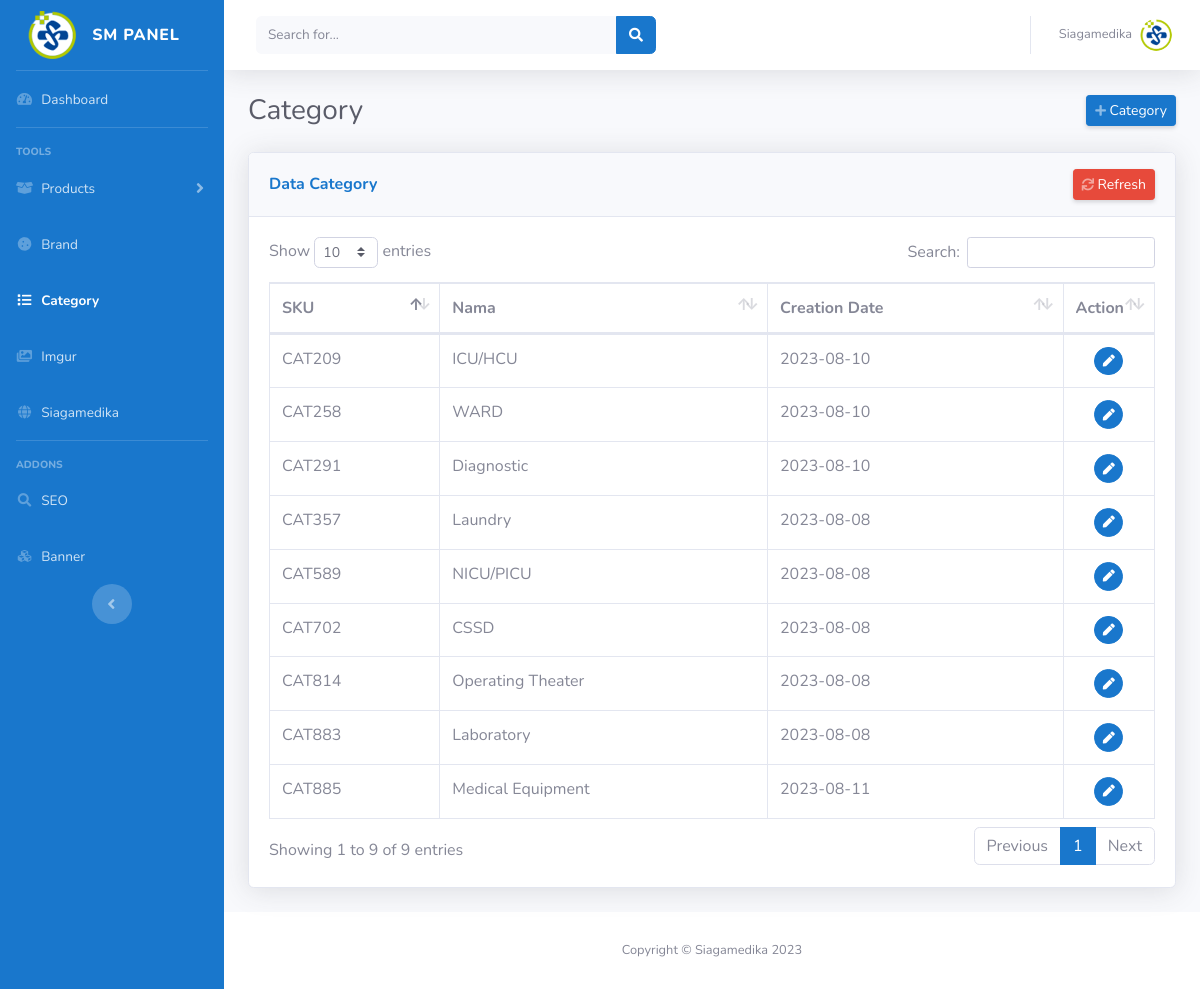
/admin_controller/kategori.php (signed in), run on an earlier commit of the app's database.
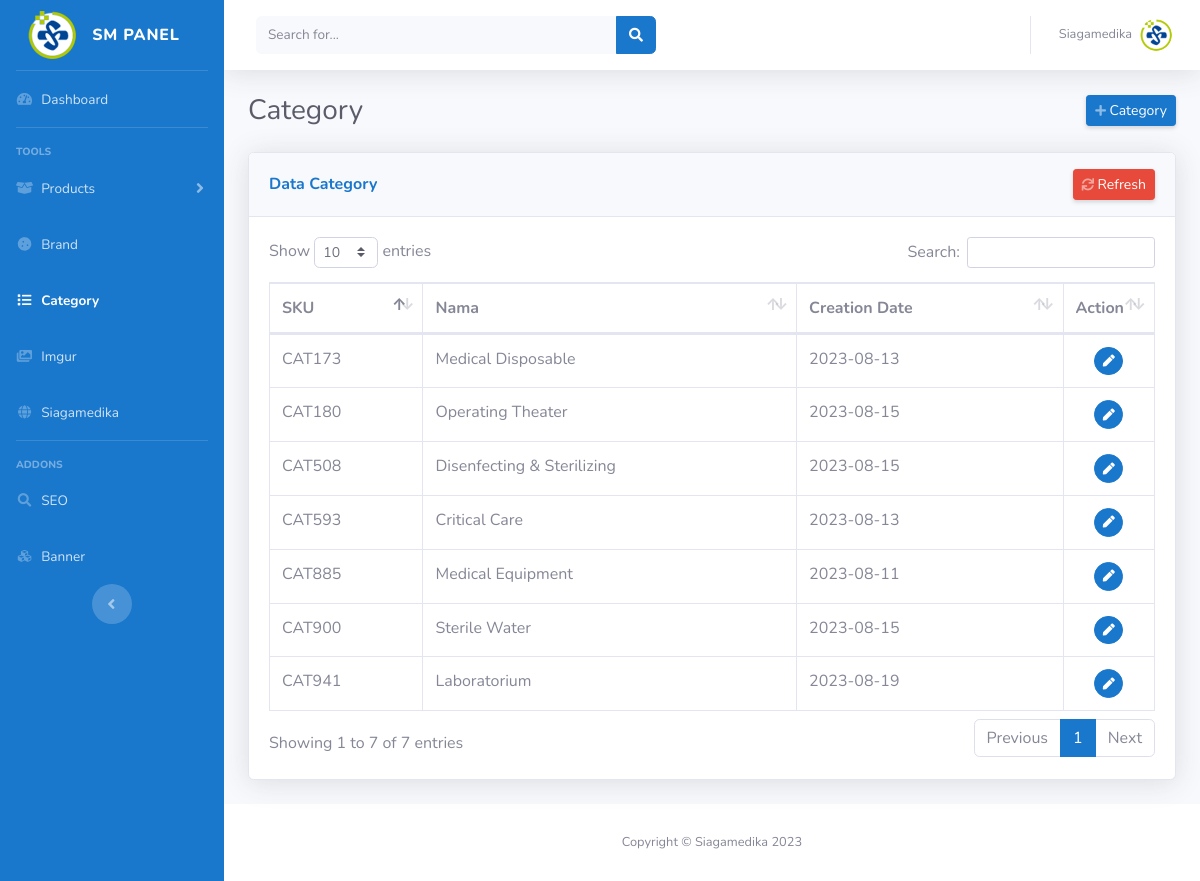
And on a later commit of the database.
### tables this page shows
CREATE TABLE `kategori` (
  `kode_kategori` varchar(300) NOT NULL,
  `NamaKategori` varchar(100) NOT NULL,
  `Tanggal` date NOT NULL
);

### admin_controller/kategori.php (the view, shortened to what this page needs)
<?php
$current_page = 'kategori';
?>
<!DOCTYPE html>
<html lang="en">
<head>
    <?php include('layout/css.php')?>
</head>
<body id="page-top">
    <div id="wrapper">
        <?php include('layout/side_nav.php') ?>
        <div id="content-wrapper" class="d-flex flex-column">
            <div id="content">
               <?php include ('layout/nav.php') ?>
                <div class="container-fluid">
                    <div class="d-sm-flex align-items-center justify-content-between mb-4">
                        <h1 class="h3 mb-0 text-gray-800">Category</h1>
                        <button class="d-none d-sm-inline-block btn btn-sm btn-primary shadow-sm" data-toggle="modal" data-target="#AddCategory"><i class="fas fa-plus fa-sm text-white-50"></i> Category</button>
                    </div>
                    <?php
                    include '../koneksi.php';
                    $query = "SELECT NamaKategori, kode_kategori, Tanggal FROM kategori";
                    $result = mysqli_query($koneksi, $query);
                    $data = array();
                    while ($row = mysqli_fetch_assoc($result)) {
                        $data[] = $row;
                    }
                    ?>
                    <div class="card shadow mb-4">
                        <div class="card-header d-sm-flex align-items-center justify-content-between py-3">
                            <h6 class="m-0 font-weight-bold text-primary">Data Category</h6>
                            <button class="d-none d-sm-inline-block btn btn-sm btn-danger shadow-sm" onclick="location.reload();"><i class="fas fa-sync fa-sm text-white-50"></i> Refresh</button>
                        </div>
                        <div class="card-body">
                            <div class="table-responsive">
                                <table class="table table-bordered text-nowrap" id="brand_table" width="100%" cellspacing="0">
                                    <thead>
                                        <tr>
                                            <th>SKU</th>
                                            <th>Nama</th>
                                            <th>Creation Date</th>
                                            <th width="10" >Action</th>
                                        </tr>
                                    </thead>
                                    <tbody>
                                        <?php foreach ($data as $row): ?>
                                            <tr>
                                                <td><?php echo $row['kode_kategori']; ?></td>
                                                <td contenteditable="false" class="editable-cell" data-column="NamaKategori" data-original-value="<?php echo $row['NamaKategori']; ?>"><?php echo $row['NamaKategori']; ?></td>
                                                <td><?php echo $row['Tanggal']; ?></td>
                                                <td class="text-center">
                                                    <button class="btn btn-primary btn-circle btn-sm edit-save-cat" data-id_cat="<?php echo $row['kode_kategori']; ?>"><i class="fas fa-pen"></i></button>
                                                </td>
                                            </tr>
                                        <?php endforeach; ?>
                                    </tbody>
                                </table>
                            </div>
                        </div>
                    </div>
                </div>
            </div>
           <?php include('layout/footer.php')?>
        </div>
    </div>
</body>
</html>

### admin_controller/layout/css.php (shortened to what this page needs)
<link href="vendor/fontawesome-free/css/all.min.css" rel="stylesheet" type="text/css">
    <link href="css/sb-admin-2.min.css" rel="stylesheet">
    <link href="vendor/datatables/dataTables.bootstrap4.min.css" rel="stylesheet">
    <link rel="stylesheet" href="../../../assets/css/fontello.css">

### admin_controller/layout/side_nav.php (shortened to what this page needs)
<ul class="navbar-nav bg-primary sidebar sidebar-dark accordion" id="accordionSidebar">
            <a class="sidebar-brand d-flex align-items-center justify-content-center" href="index.php">
                <div class="sidebar-brand-icon">
                    <img src="img/favicon.png" alt="">
                </div>
                <div class="sidebar-brand-text mx-3">SM Panel</div>
            </a>
            <hr class="sidebar-divider my-0">
            <li class="nav-item <?php echo ($current_page == 'index') ? 'active' : ''; ?>">
                <a class="nav-link" href="index.php">
                    <i class="fas fa-fw fa-tachometer-alt"></i>
                    <span>Dashboard</span></a>
            </li>
            <hr class="sidebar-divider">
            <div class="sidebar-heading">
                Tools
            </div>
            <li class="nav-item <?php echo ($current_page == 'product_add' || $current_page == 'product_edit' || $current_page == 'product_view') ? 'active' : ''; ?>">
                <a class="nav-link collapsed" href="#" data-toggle="collapse" data-target="#collapseTwo"
                    aria-expanded="true" aria-controls="collapseTwo">
                    <i class="fas fa-fw fa-box-open"></i>
                    <span>Products</span>
                </a>
            </li>
            <li class="nav-item <?php echo ($current_page == 'brand') ? 'active' : ''; ?>">
                <a class="nav-link " href="brand.php">
                    <i class="fas fa-fw fa-cookie"></i>
                    <span>Brand</span></a>
            </li>
            <li class="nav-item <?php echo ($current_page == 'kategori') ? 'active' : ''; ?>"">
                <a class="nav-link" href="kategori.php">
                    <i class="fas fa-fw fa-list"></i>
                    <span>Category</span></a>
            </li>
            <li class="nav-item">
                <a class="nav-link" target="_blank" href="https://imgur.com/">
                    <i class="fas fa-fw fa-images"></i>
                    <span>Imgur</span></a>
            </li>
            <li class="nav-item <?php echo ($current_page == 'siagamedika') ? 'active' : ''; ?>">
                <a class="nav-link " href="website_siagamedika.php">
                    <i class="fas fa-fw fa-globe"></i>
                    <span>Siagamedika</span></a>
            </li>
            <hr class="sidebar-divider d-none d-md-block">
            <div class="sidebar-heading">
                Addons
            </div>
            <li class="nav-item <?php echo ($current_page == 'seo') ? 'active' : ''; ?>">
                <a class="nav-link " href="seo.php">
                    <i class="fas fa-fw fa-search"></i>
                    <span>SEO</span></a>
            </li>
            <li class="nav-item <?php echo ($current_page == 'banner') ? 'active' : ''; ?>">
                <a class="nav-link " href="banner.php">
                    <i class="fas fa-fw fa-cubes"></i>
                    <span>Banner</span></a>
            </li>
            <div class="text-center d-none d-md-inline">
                <button class="rounded-circle border-0" id="sidebarToggle"></button>
            </div>
        </ul>

### admin_controller/layout/nav.php (shortened to what this page needs)
<nav class="navbar navbar-expand navbar-light bg-white topbar mb-4 static-top shadow">
<form action="product_edit.php" method="get" class="d-none d-sm-inline-block form-inline mr-auto ml-md-3 my-2 my-md-0 mw-100 navbar-search">
    <div class="input-group">
        <input type="text" class="form-control bg-light border-0 small" placeholder="Search for..."
            aria-label="Search" aria-describedby="basic-addon2" name="search_query">
        <div class="input-group-append">
            <button class="btn btn-primary" type="submit">
                <i class="fas fa-search fa-sm"></i>
            </button>
        </div>
    </div>
</form>
<ul class="navbar-nav ml-auto">
    <li class="nav-item dropdown no-arrow">
        <a class="nav-link dropdown-toggle" href="#" id="userDropdown" role="button"
            data-toggle="dropdown" aria-haspopup="true" aria-expanded="false">
            <span class="mr-2 d-none d-lg-inline text-gray-600 small">Siagamedika</span>
            <img class="img-profile rounded-circle"
                src="img/favicon.png">
        </a>
    </li>
</ul>
</nav>

### admin_controller/layout/footer.php
<footer class="sticky-footer bg-white">
                <div class="container my-auto">
                    <div class="copyright text-center my-auto">
                        <span>Copyright &copy; Siagamedika <?php $year = date("Y"); echo $year;?></span>
                    </div>
                </div>
            </footer>

What changed in the data, as far as the page shows it:
removed kategori: kode_kategori "CAT209", NamaKategori "ICU/HCU", Tanggal "2023-08-10"
removed kategori: kode_kategori "CAT258", NamaKategori "WARD", Tanggal "2023-08-10"
removed kategori: kode_kategori "CAT291", NamaKategori "Diagnostic", Tanggal "2023-08-10"
removed kategori: kode_kategori "CAT357", NamaKategori "Laundry", Tanggal "2023-08-08"
removed kategori: kode_kategori "CAT589", NamaKategori "NICU/PICU", Tanggal "2023-08-08"
removed kategori: kode_kategori "CAT702", NamaKategori "CSSD", Tanggal "2023-08-08"
removed kategori: kode_kategori "CAT814", NamaKategori "Operating Theater", Tanggal "2023-08-08"
removed kategori: kode_kategori "CAT883", NamaKategori "Laboratory", Tanggal "2023-08-08"
added kategori: kode_kategori "CAT173", NamaKategori "Medical Disposable", Tanggal "2023-08-13"
added kategori: kode_kategori "CAT180", NamaKategori "Operating Theater", Tanggal "2023-08-15"
added kategori: kode_kategori "CAT508", NamaKategori "Disenfecting & Sterilizing", Tanggal "2023-08-15"
added kategori: kode_kategori "CAT593", NamaKategori "Critical Care", Tanggal "2023-08-13"
added kategori: kode_kategori "CAT900", NamaKategori "Sterile Water", Tanggal "2023-08-15"
added kategori: kode_kategori "CAT941", NamaKategori "Laboratorium", Tanggal "2023-08-19"
Also different on the page:
text written by a page script: "Show entries Search: Showing 1 to 9 of 9 entries Previous 1 Next" → "Show entries Search: Showing 1 to 7 of 7 entries Previous 1 Next"
